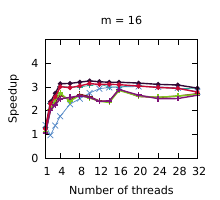

Recreate this plot in gnuplot.
set title "m = 16"
set terminal pdf size 2.2,2.0
set output "./results/Compactions_n___4,194,304,_m___16.pdf"
set key off
set xrange [1:32]
set xtics (1, 4, 8, 12, 16, 20, 24, 28, 32)
set xlabel "Number of threads"
set yrange [0:5]
set ytics (0, 1, 2, 3, 4)
set ylabel "Speedup"
plot './results/Compactions_n___4,194,304,_m___16.dat' using 1:2 title "Outer parallelism" pointsize 0.7 lw 1 pt 1 linecolor rgb "#24A793" with linespoints, \
  './results/Compactions_n___4,194,304,_m___16.dat' using 1:3 title "Inner parallelism" pointsize 0.7 lw 1 pt 2 linecolor rgb "#5287C6" with linespoints, \
  './results/Compactions_n___4,194,304,_m___16.dat' using 1:4 title "Multi-atomics 64 1 1" pointsize 0.7 lw 2 pt 1 linecolor rgb "#80141E" with linespoints, \
  './results/Compactions_n___4,194,304,_m___16.dat' using 1:5 title "Multi-atomics 64 10 1" pointsize 0.7 lw 2 pt 1 linecolor rgb "#80C81E" with linespoints, \
  './results/Compactions_n___4,194,304,_m___16.dat' using 1:6 title "Multi-atomics 64 1 4" pointsize 0.7 lw 2 pt 1 linecolor rgb "#801478" with linespoints, \
  './results/Compactions_n___4,194,304,_m___16.dat' using 1:7 title "WorkAssisting 1" pointsize 0.4 lw 2 pt 7 linecolor rgb "#320A35" with linespoints, \
  './results/Compactions_n___4,194,304,_m___16.dat' using 1:8 title "WorkAssisting 4" pointsize 0.4 lw 2 pt 7 linecolor rgb "#C80A35" with linespoints
